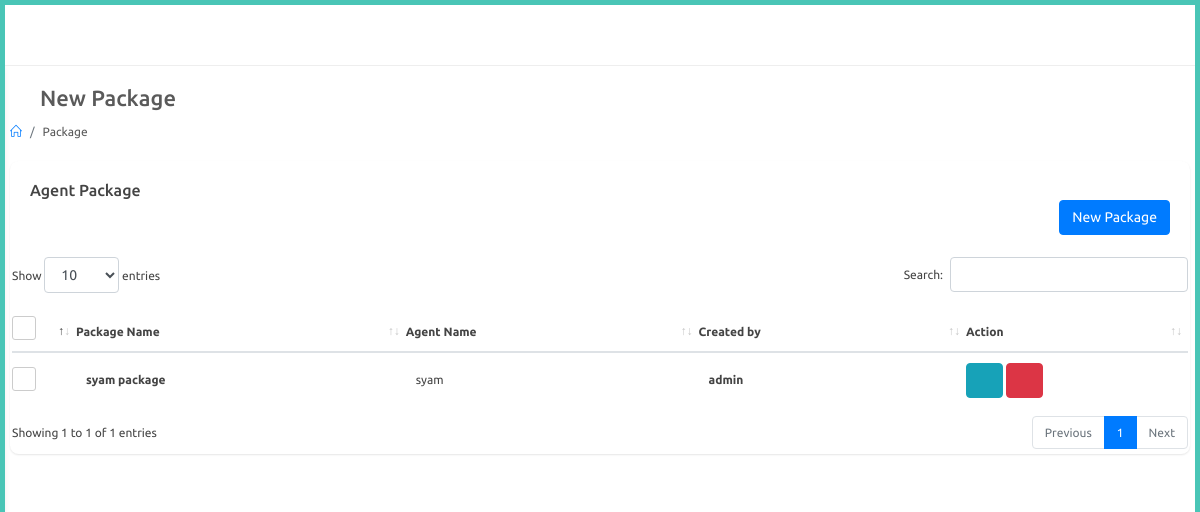
Before: /adminapp/package (signed in) with the older database file.
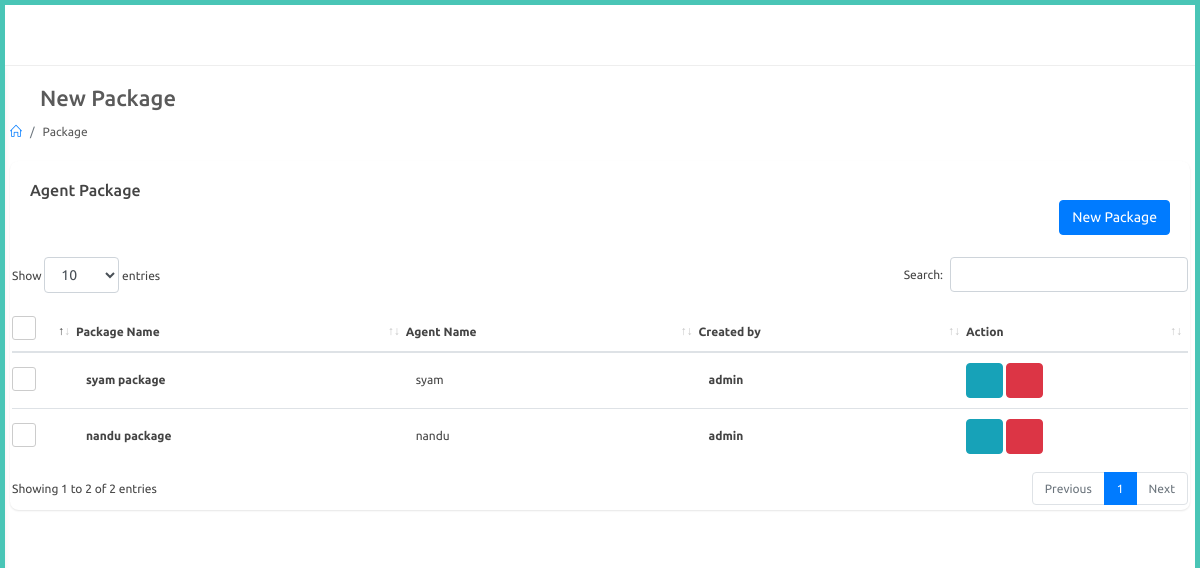
After: the same page with the newer database file.
### adminapp/models.py (models this page shows)
class AgentPackage(models.Model):
    agent = models.ForeignKey(Agent,on_delete=models.CASCADE,null=True)
    created_by = models.ForeignKey(User,on_delete=models.CASCADE,null=True)
    package_name = models.CharField(max_length=100)
    single_rate = models.FloatField()
    single_dc = models.FloatField()
    double_rate = models.FloatField()
    double_dc = models.FloatField()
    box_rate = models.FloatField()
    box_dc = models.FloatField()
    super_rate = models.FloatField()
    super_dc = models.FloatField()
    first_prize = models.FloatField()
    first_dc = models.FloatField()
    second_prize = models.FloatField()
    second_dc = models.FloatField()
    third_prize = models.FloatField()
    third_dc = models.FloatField()
    fourth_prize = models.FloatField()
    fourth_dc = models.FloatField()
    fifth_prize = models.FloatField()
    fifth_dc = models.FloatField()
    guarantee_prize = models.FloatField()
    guarantee_dc = models.FloatField()
    box_first_prize = models.FloatField()
    box_first_prize_dc = models.FloatField()
    box_series_prize = models.FloatField()
    box_series_dc = models.FloatField()
    single1_prize = models.FloatField()
    single1_dc = models.FloatField()
    double2_prize = models.FloatField()
    double2_dc = models.FloatField()
    def __str__(self):
        return str(self.package_name)

### website/models.py (models this page shows, shortened)
class Agent(models.Model):
    user = models.OneToOneField(User,on_delete=models.CASCADE,related_name="agent")
    agent_name = models.CharField(max_length=100,null=True)
    phone_number = models.CharField(max_length=100,null=True)

class User(AbstractUser):
    is_agent = models.BooleanField("is agent", default=False)
    is_dealer = models.BooleanField("is dealer", default=False)

### adminapp/views.py (the view)
# urls.py: path('package',views.package,name="package"),
@login_required
@admin_required
def package(request):
    packages = AgentPackage.objects.filter().all()
    print(packages)
    context = {
        'packages' : packages
    }
    return render(request,'adminapp/package.html',context)

### templates/adminapp/package.html (shortened to what this page needs)
{% extends 'adminapp/partials/base.html' %}
{% load static %}
{% block content %}
<div id="main-content">
    <div class="container-fluid">
        <div class="block-header">
            <div class="row">
                <div class="col-lg-5 col-md-8 col-sm-12">
                    <h2><a href="javascript:void(0);" class="btn btn-xs btn-link btn-toggle-fullwidth"><i class="fa fa-arrow-left"></i></a> New Package </h2>
                    <ul class="breadcrumb">
                        <li class="breadcrumb-item"><a href="{% url 'adminapp:index' %}"><i class="icon-home"></i></a></li>
                        <li class="breadcrumb-item">Package</li>
                    </ul>
                </div>
            </div>
        </div>
        <div class="row clearfix">
            <div class="col-lg-12">
<div class="card">
    <div class="header">
        <h2>Agent Package</h2>
        <div class="text-right">                    <a href="{% url 'adminapp:new_package' %}" class="btn btn-primary">New Package</a>
        </div>
    </div>
    <div class="body">
        <div class="table-responsive">
            <table class="table table-hover js-basic-example dataTable table-custom m-b-0 c_list">
                <thead>
                    <tr>
                        <th>
                            <label class="fancy-checkbox">
                                <span></span>
                            </label>
                        </th>
                        <th>Package Name</th>
                        <th>Agent Name</th>
                        <th>Created by</th>
                        <th>Action</th>
                    </tr>
                </thead>
                    <tbody>
                    {% for package in packages %}
                    <tr>
                        <td style="width: 50px;">
                            <label class="fancy-checkbox">
                                <span></span>
                            </label>
                        </td>
                        <td>
                            <p class="c_name">{{package.package_name}}</p>
                        </td>
                        <td>
                            <span class="phone">{{package.agent.user}}</span>
                        </td>
                        <td>
                            <p class="c_name">{{package.created_by}}</p>
                        </td>
                        <td>
                            <a href="{% url 'adminapp:edit_package' package.id %}" class="btn btn-info" title="Edit">
                                <i class="fa fa-edit"></i>
                            </a>
                            <button type="button" onclick="packageDelete(('{{ package.id }}'))" data-type="confirm" class="btn btn-danger js-sweetalert" title="Delete"><i class="fa fa-trash-o"></i></button>
                        </td>
                    </tr>
                    {% endfor %}
                </tbody>
            </table>
        </div>
    </div>
</div>
</div>
</div>
</div>
</div>
{% endblock %}

Changed rows visible on the page:
added AgentPackage: package_name "nandu package", agent.user "nandu", created_by "admin"
Other visible differences:
text written by a page script: "Show entries Search: Showing 1 to 1 of 1 entries Previous 1 Next" → "Show entries Search: Showing 1 to 2 of 2 entries Previous 1 Next"
